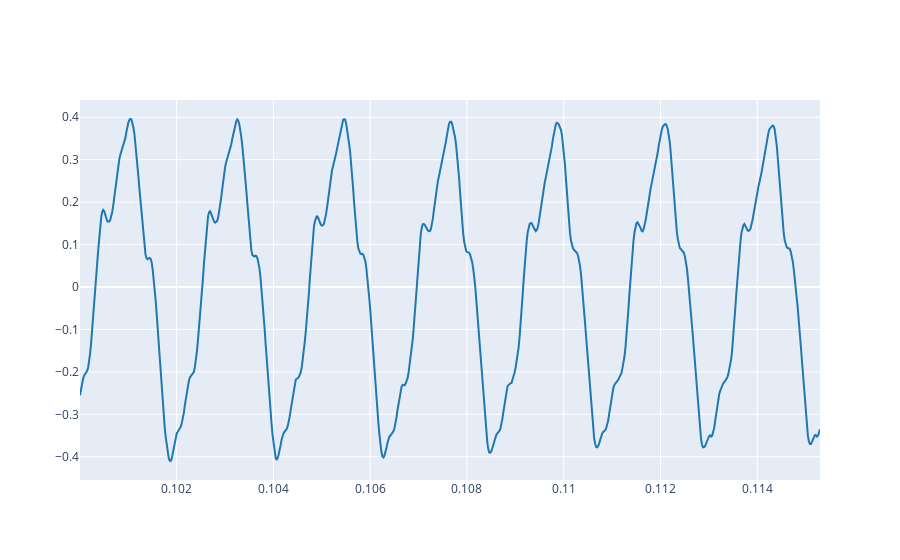

Here is the notebook cell this chart was saved with:
### Code cell
T=1/f0
t_start = 0.1
t_end = t_start+7*T
plot_signals(ref, fs, t_start=t_start, t_end=t_end)

### Figure 1 — Plotly figure (JSON) as saved in the notebook; plotly's stock layout.template omitted (floating-point values rounded to 4 significant figures; data arrays with more than 128 entries replaced by an {"elided": "..."} marker saying what was removed)
{"data": [{"line": {"color": "#1f77b4", "shape": "linear"}, "mode": "lines", "name": "audio signal 0", "type": "scatter", "x": {"elided": "735 float values"}, "y": {"elided": "735 float values"}}], "layout": {}}
